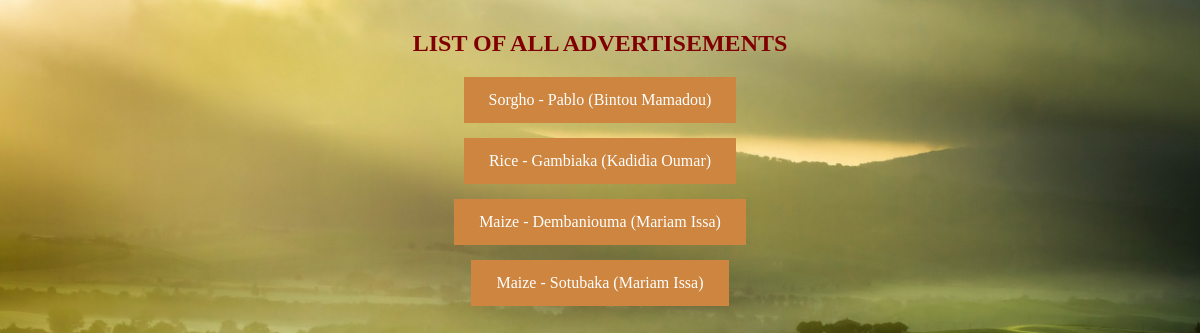
The app's page /advertisements/ with its own data.
### seeds/models.py (models this page shows, shortened)
class Advertisement(models.Model):
    farmer = models.ForeignKey(Farmer, on_delete=models.CASCADE)
    seed = models.CharField(max_length=200)
    seed_type = models.CharField(max_length=200)
    description = models.TextField(default="", blank=True)
    quantity = models.PositiveIntegerField(validators=[MaxValueValidator(99999)])
    price = models.PositiveIntegerField(validators=[MaxValueValidator(999999999)])
    pub_date = models.DateTimeField('date published')
    class Meta:
        unique_together = (('farmer', 'pub_date'),)
        unique_together = (('farmer', 'seed_type'),)
    def was_published_recently(self):
        now = timezone.now()
        return now - datetime.timedelta(days=1) <= self.pub_date <= now
    was_published_recently.admin_order_field = 'pub_date'
    was_published_recently.boolean = True
    was_published_recently.short_description = 'Published recently?'

class Farmer(models.Model):
    phone_number = models.CharField(primary_key=True, max_length=9)
    full_name = models.CharField(max_length=70)
    region = models.CharField(
      max_length=10,
      choices=[(tag.name, tag.value) for tag in RegionChoice]
    )
    place = models.CharField(max_length=200)
    def __str__(self):
        return self.full_name

### seeds/views.py (the view)
# urls.py: path('advertisements/', views.advertisements_view, name='advertisements'),
def advertisements_view(request):
    advertisement_list = Advertisement.objects.order_by('-farmer').order_by('-pub_date')
    context = {
        'advertisement_list': advertisement_list,
    }
    return render(request, 'seeds/advertisements.html', context)

### seeds/templates/seeds/advertisements.html
{% load static %}
<link rel="stylesheet" type="text/css" href="{% static 'seeds/style.css' %}" />
<h2>LIST OF ALL ADVERTISEMENTS</h2>
{% if advertisement_list %}
    <div>
    {% for advertisement in advertisement_list %}
        <div><a href="{% url 'seeds_advertisement:advertisements' %}{{ advertisement.id }}/">{{ advertisement.seed }} - {{advertisement.seed_type }} ({{advertisement.farmer }})</a></div>
    {% endfor %}
    </div>
{% else %}
    <p>There are no advertisements available.</p>
{% endif %}

### seeds/static/seeds/style.css (style rules this page uses)
h2 { margin-top: 30px; color: #800000; }
a:link, a:visited { background-color: #CD853F; color: white; padding: 14px 25px; text-align: center; text-decoration: none; display: inline-block; margin-bottom: 15px; }

### records on screen
Advertisement: seed "Sorgho", seed_type "Pablo", farmer "Bintou Mamadou"
Advertisement: seed "Rice", seed_type "Gambiaka", farmer "Kadidia Oumar"
Advertisement: seed "Maize", seed_type "Dembaniouma", farmer "Mariam Issa"
Advertisement: seed "Maize", seed_type "Sotubaka", farmer "Mariam Issa"
